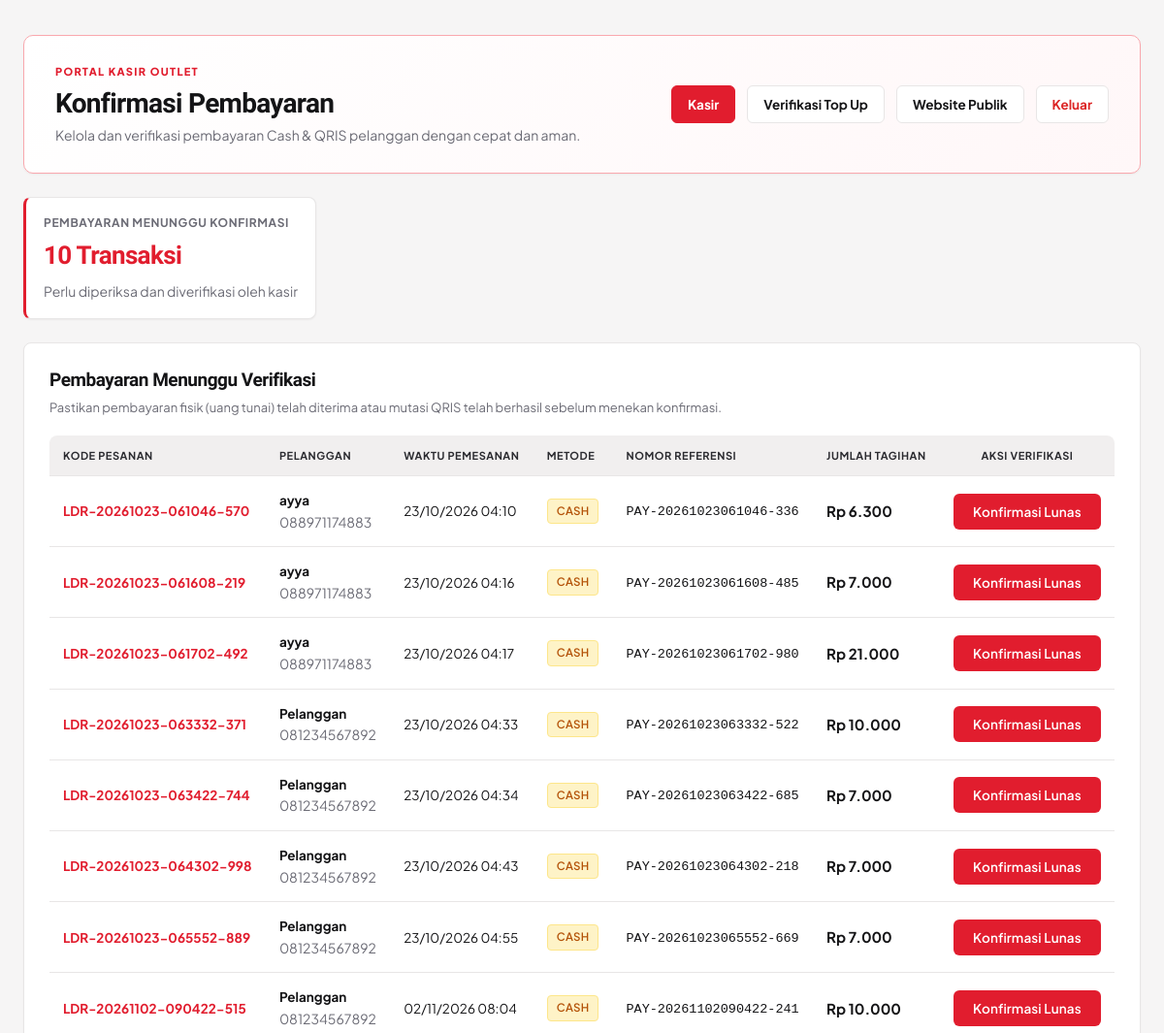
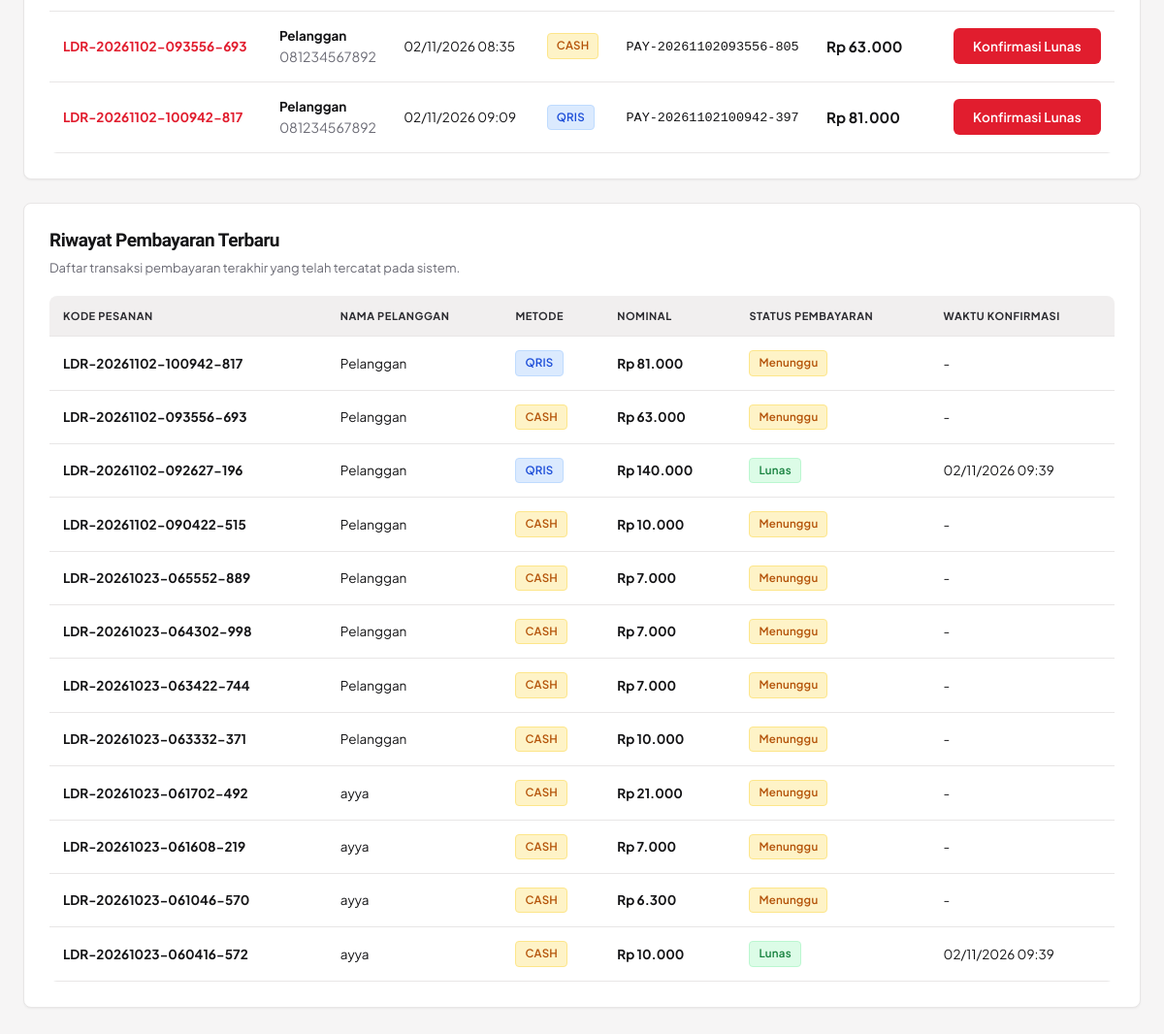
Screenshot of /laundry/kasir/index.php (signed in) with the database file from the repository (2 pictures, top to bottom).
### tables this page shows
CREATE TABLE `pembayaran` (
  `id_pembayaran` int(11) NOT NULL,
  `id_pesanan` int(11) NOT NULL,
  `metode` varchar(30) DEFAULT NULL,
  `jumlah` decimal(12,2) DEFAULT 0.00,
  `status` varchar(30) DEFAULT 'menunggu',
  `reference_no` varchar(100) DEFAULT NULL,
  `paid_at` datetime DEFAULT NULL
);

CREATE TABLE `pesanan` (
  `id_pesanan` int(11) NOT NULL,
  `kode_pesanan` varchar(50) NOT NULL,
  `id_user` int(11) NOT NULL,
  `berat_estimasi` decimal(10,2) DEFAULT 0.00,
  `metode_pengiriman` enum('datang_sendiri','antar_jemput') DEFAULT 'datang_sendiri',
  `subtotal` decimal(12,2) DEFAULT 0.00,
  `ongkir` decimal(12,2) DEFAULT 0.00,
  `diskon` decimal(12,2) DEFAULT 0.00,
  `total_estimasi` decimal(12,2) DEFAULT 0.00,
  `estimasi_selesai` datetime DEFAULT NULL,
  `status_pesanan` varchar(30) DEFAULT 'menunggu',
  `catatan` text DEFAULT NULL,
  `tanggal_pesanan` timestamp NOT NULL DEFAULT current_timestamp()
);

CREATE TABLE `users` (
  `id_user` int(11) NOT NULL,
  `nama` varchar(100) NOT NULL,
  `email` varchar(100) DEFAULT NULL,
  `no_hp` varchar(20) DEFAULT NULL,
  `password` varchar(255) NOT NULL,
  `role` enum('admin','kasir','pelanggan','kurir') DEFAULT 'pelanggan',
  `status` enum('aktif','nonaktif') DEFAULT 'aktif',
  `created_at` timestamp NOT NULL DEFAULT current_timestamp()
);

### laundry/kasir/index.php (the view, shortened to what this page needs)
<?php
require_once __DIR__.'/../config/koneksi.php';
function h($v){ return htmlspecialchars((string)$v, ENT_QUOTES, 'UTF-8'); }
function rp($n){ return 'Rp '.number_format((float)$n, 0, ',', '.'); }
$pending=$conn->query("SELECT pb.id_pembayaran,pb.id_pesanan,pb.metode,pb.jumlah,pb.reference_no,pb.status,p.kode_pesanan,p.tanggal_pesanan,u.nama,u.no_hp FROM pembayaran pb JOIN pesanan p ON p.id_pesanan=pb.id_pesanan JOIN users u ON u.id_user=p.id_user WHERE pb.status='menunggu' ORDER BY pb.id_pembayaran ASC");
$recent=$conn->query("SELECT pb.id_pembayaran,pb.metode,pb.jumlah,pb.reference_no,pb.status,pb.paid_at,p.kode_pesanan,u.nama FROM pembayaran pb JOIN pesanan p ON p.id_pesanan=pb.id_pesanan JOIN users u ON u.id_user=p.id_user ORDER BY pb.id_pembayaran DESC LIMIT 12");
$countPending=$pending->num_rows;
?>
<!doctype html>
<html lang="id">
<head>
  <link rel="stylesheet" href="../assets/css/style.css">
  <link rel="stylesheet" href="../assets/css/theme-pro.css?v=3">
</head>
<body class="admin-body">
<main class="cashier-wrap">
  <header class="cashier-head">
    <div>
      <div class="eyebrow">PORTAL KASIR OUTLET</div>
      <h1>Konfirmasi Pembayaran</h1>
      <p class="cashier-note">Kelola dan verifikasi pembayaran Cash & QRIS pelanggan dengan cepat dan aman.</p>
    </div>
    <nav class="cashier-nav">
      <a href="index.php" style="background:var(--brand);color:#fff;border-color:var(--brand)">Kasir</a>
      <a href="topup.php">Verifikasi Top Up</a>
      <a href="../index.php">Website Publik</a>
      <a href="../auth/logout.php" style="color:var(--danger)">Keluar</a>
    </nav>
  </header>
  <div class="cashier-stat">
    <div style="display:flex;align-items:center;gap:8px">
      <span style="font-size:12px;color:var(--muted);font-weight:700;letter-spacing:0.05em">PEMBAYARAN MENUNGGU KONFIRMASI</span>
    </div>
    <strong><?=$countPending?> Transaksi</strong>
    <small class="muted">Perlu diperiksa dan diverifikasi oleh kasir</small>
  </div>
  <section class="cashier-panel">
    <h2>Pembayaran Menunggu Verifikasi</h2>
    <p class="cashier-muted">Pastikan pembayaran fisik (uang tunai) telah diterima atau mutasi QRIS telah berhasil sebelum menekan konfirmasi.</p>
    <div class="table-wrap">
      <table class="cashier-table">
        <thead>
          <tr>
            <th>Kode Pesanan</th>
            <th>Pelanggan</th>
            <th>Waktu Pemesanan</th>
            <th>Metode</th>
            <th>Nomor Referensi</th>
            <th>Jumlah Tagihan</th>
            <th style="text-align:center">Aksi Verifikasi</th>
          </tr>
        </thead>
        <tbody>
          <?php if($countPending === 0): ?>
            <tr>
              <td colspan="7" style="text-align:center;padding:24px;color:var(--muted)">
                Seluruh pembayaran telah terverifikasi. Tidak ada tagihan yang menunggu konfirmasi saat ini.
              </td>
            </tr>
          <?php else: ?>
            <?php while($p = $pending->fetch_assoc()): ?>
              <tr>
                <td>
                  <b style="color:var(--brand)"><?=h($p['kode_pesanan'])?></b>
                </td>
                <td>
                  <b><?=h($p['nama'])?></b><br>
                  <small class="muted"><?=h($p['no_hp'])?></small>
                </td>
                <td>
                  <?=h(date('d/m/Y H:i', strtotime($p['tanggal_pesanan'])))?>
                </td>
                <td>
                  <span class="status-pill <?=(strtolower($p['metode'])==='qris'?'diterima':'menunggu')?>">
                    <?=h(strtoupper((string)$p['metode']))?>
                  </span>
                </td>
                <td>
                  <code><?=h($p['reference_no'] ?: '-')?></code>
                </td>
                <td>
                  <b style="font-size:15px"><?=rp($p['jumlah'])?></b>
                </td>
                <td style="text-align:center">
                  <form method="post" onsubmit="return confirm('Konfirmasi pembayaran <?=h($p['kode_pesanan'])?> sebesar <?=rp($p['jumlah'])?> sebagai LUNAS?')">
                    <button class="cashier-btn" type="submit" name="action" value="confirm_payment">
                      Konfirmasi Lunas
                    </button>
                  </form>
                </td>
              </tr>
            <?php endwhile; ?>
          <?php endif; ?>
        </tbody>
      </table>
    </div>
  </section>
  <section class="cashier-panel">
    <h2>Riwayat Pembayaran Terbaru</h2>
    <p class="cashier-muted">Daftar transaksi pembayaran terakhir yang telah tercatat pada sistem.</p>
    <div class="table-wrap">
      <table class="cashier-table">
        <thead>
          <tr>
            <th>Kode Pesanan</th>
            <th>Nama Pelanggan</th>
            <th>Metode</th>
            <th>Nominal</th>
            <th>Status Pembayaran</th>
            <th>Waktu Konfirmasi</th>
          </tr>
        </thead>
        <tbody>
          <?php if($recent->num_rows === 0): ?>
            <tr>
              <td colspan="6" style="text-align:center;padding:20px;color:var(--muted)">Belum ada riwayat pembayaran yang tercatat.</td>
            </tr>
          <?php else: ?>
            <?php while($r = $recent->fetch_assoc()): ?>
              <tr>
                <td>
                  <b><?=h($r['kode_pesanan'])?></b>
                </td>
                <td>
                  <?=h($r['nama'])?>
                </td>
                <td>
                  <span class="status-pill <?=(strtolower($r['metode'])==='qris'?'diterima':'menunggu')?>">
                    <?=h(strtoupper((string)$r['metode']))?>
                  </span>
                </td>
                <td>
                  <b><?=rp($r['jumlah'])?></b>
                </td>
                <td>
                  <span class="status-pill <?=htmlspecialchars($r['status'])?>">
                    <?=h(ucwords((string)$r['status']))?>
                  </span>
                </td>
                <td>
                  <?=h($r['paid_at'] ? date('d/m/Y H:i', strtotime($r['paid_at'])) : '-')?>
                </td>
              </tr>
            <?php endwhile; ?>
          <?php endif; ?>
        </tbody>
      </table>
    </div>
  </section>
</main>
</body>
</html>

### laundry/assets/css/theme-pro.css (style rules this page uses)
:root { --brand: #e11d2e; --brand-dark: #b4101f; --brand-light: #fff1f2; --brand-glow: rgba(225, 29, 46, .18); --brand-border: #f9a8ae; --ink: #141416; --ink-deep: #09090b; --ink-soft: #2b2b30; --muted: #6b6b75; --muted-light: #9a9aa5; --line: #e8e6e6; --line-dark: #2a2a2f; --canvas: #f6f5f5; --surface: #fff; --shadow-sm: 0 1px 3px rgba(9, 9, 11, .06); --shadow-md: 0 8px 20px rgba(9, 9, 11, .08); --shadow-lg: 0 18px 40px rgba(9, 9, 11, .13); --shadow-brand: 0 10px 26px rgba(225, 29, 46, .32); --radius-md: 12px; --radius-lg: 16px; --radius-xl: 22px; }
body { font-family: 'Plus Jakarta Sans', system-ui, 'Segoe UI', sans-serif; background: var(--canvas); color: var(--ink); }
h1, h2, h3, .brand, .side-brand, .service-price, .admin-stat strong, .stat strong, .cashier-stat strong { font-family: 'Bricolage Grotesque', 'Plus Jakarta Sans', sans-serif; letter-spacing: -.025em; }
.btn, .primary-btn, .small-btn.primary, .cashier-btn, .manage-submit { background: linear-gradient(135deg, #f0283a, #c4111f); color: #fff; border: 0; border-radius: 999px; font-weight: 700; box-shadow: 0 6px 16px rgba(225, 29, 46, .3); transition: transform .15s, box-shadow .2s; }
.service-card, .feature-card, .panel, .admin-card, .quick-card, .history-card, .track-box, .checkout-box, .manage-panel, .cashier-panel { background: var(--surface); border: 1px solid var(--line); border-radius: var(--radius-lg); box-shadow: var(--shadow-sm); }
th { background: var(--ink); color: #fff; }
.admin-body { background: var(--canvas); }
.admin-stat, .cashier-stat { background: #fff; border: 1px solid var(--line); border-left: 4px solid var(--brand); border-radius: var(--radius-lg); box-shadow: var(--shadow-sm); }
.admin-table th, .cashier-table th, .manage-table th { background: #f1efef; color: var(--ink-soft); }
:root { --radius-sm: 4px; --radius-md: 6px; --radius-lg: 8px; --radius-xl: 10px; --shadow-sm: 0 1px 2px rgba(9,9,11,.05); --shadow-md: 0 4px 12px rgba(9,9,11,.07); --shadow-lg: 0 10px 26px rgba(9,9,11,.10); }
body { font-size: 14.5px; line-height: 1.6; }
h1, h2, h3 { font-weight: 700; }
.btn, .primary-btn, .small-btn, .cashier-btn, .manage-submit, .danger-btn, .outline-btn { border-radius: 6px; font-size: 13.5px; font-weight: 600; padding: 10px 20px; letter-spacing: .01em; box-shadow: none; background-image: none; }
.btn, .primary-btn, .small-btn.primary, .cashier-btn, .manage-submit { background: var(--brand); }
table { font-size: 13.5px; }
th, td { padding: 11px 14px; }
th { font-size: 12px; font-weight: 600; letter-spacing: .02em; }
.table-wrap, .panel, .checkout-box, .admin-card, .manage-panel, .cashier-panel, .track-box { border-radius: 8px; }
.status-pill, .status-badge, .pill2 { border-radius: 4px; font-size: 11.5px; padding: 3px 9px; font-weight: 600; }
.admin-stat, .cashier-stat { border-radius: 8px; padding: 16px 18px; border-left-width: 3px; }
.admin-stat strong, .cashier-stat strong { font-size: 26px; }

### rows the page displays
pembayaran: id_pesanan.kode_pesanan "LDR-20261023-061046-570", users.nama "ayya", users.no_hp "088971174883", id_pesanan.tanggal_pesanan "23/10/2026 04:10", metode "CASH", reference_no "PAY-20261023061046-336", jumlah "Rp 6.300", status "Menunggu", paid_at "-"
pembayaran: id_pesanan.kode_pesanan "LDR-20261023-061608-219", users.nama "ayya", users.no_hp "088971174883", id_pesanan.tanggal_pesanan "23/10/2026 04:16", metode "CASH", reference_no "PAY-20261023061608-485", jumlah "Rp 7.000", status "Menunggu", paid_at "-"
pembayaran: id_pesanan.kode_pesanan "LDR-20261023-061702-492", users.nama "ayya", users.no_hp "088971174883", id_pesanan.tanggal_pesanan "23/10/2026 04:17", metode "CASH", reference_no "PAY-20261023061702-980", jumlah "Rp 21.000", status "Menunggu", paid_at "-"
pembayaran: id_pesanan.kode_pesanan "LDR-20261023-063332-371", users.nama "Pelanggan", users.no_hp "081234567892", id_pesanan.tanggal_pesanan "23/10/2026 04:33", metode "CASH", reference_no "PAY-20261023063332-522", jumlah "Rp 10.000", status "Menunggu", paid_at "-"
pembayaran: id_pesanan.kode_pesanan "LDR-20261023-063422-744", users.nama "Pelanggan", users.no_hp "081234567892", id_pesanan.tanggal_pesanan "23/10/2026 04:34", metode "CASH", reference_no "PAY-20261023063422-685", jumlah "Rp 7.000", status "Menunggu", paid_at "-"
pembayaran: id_pesanan.kode_pesanan "LDR-20261023-064302-998", users.nama "Pelanggan", users.no_hp "081234567892", id_pesanan.tanggal_pesanan "23/10/2026 04:43", metode "CASH", reference_no "PAY-20261023064302-218", jumlah "Rp 7.000", status "Menunggu", paid_at "-"
pembayaran: id_pesanan.kode_pesanan "LDR-20261023-065552-889", users.nama "Pelanggan", users.no_hp "081234567892", id_pesanan.tanggal_pesanan "23/10/2026 04:55", metode "CASH", reference_no "PAY-20261023065552-669", jumlah "Rp 7.000", status "Menunggu", paid_at "-"
pembayaran: id_pesanan.kode_pesanan "LDR-20261102-090422-515", users.nama "Pelanggan", users.no_hp "081234567892", id_pesanan.tanggal_pesanan "02/11/2026 08:04", metode "CASH", reference_no "PAY-20261102090422-241", jumlah "Rp 10.000", status "Menunggu", paid_at "-"
pembayaran: id_pesanan.kode_pesanan "LDR-20261102-093556-693", users.nama "Pelanggan", users.no_hp "081234567892", id_pesanan.tanggal_pesanan "02/11/2026 08:35", metode "CASH", reference_no "PAY-20261102093556-805", jumlah "Rp 63.000", status "Menunggu", paid_at "-"
pembayaran: id_pesanan.kode_pesanan "LDR-20261102-100942-817", users.nama "Pelanggan", users.no_hp "081234567892", id_pesanan.tanggal_pesanan "02/11/2026 09:09", metode "QRIS", reference_no "PAY-20261102100942-397", jumlah "Rp 81.000", status "Menunggu", paid_at "-"
pembayaran: id_pesanan.kode_pesanan "LDR-20261102-092627-196", users.nama "Pelanggan", metode "QRIS", jumlah "Rp 140.000", status "Lunas", paid_at "02/11/2026 09:39"
pembayaran: id_pesanan.kode_pesanan "LDR-20261023-060416-572", users.nama "ayya", metode "CASH", jumlah "Rp 10.000", status "Lunas", paid_at "02/11/2026 09:39"

### other values shown
$countPending "10"
